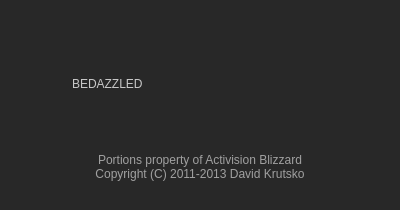
<?xml version="1.0" encoding="UTF-8"?>
<ui version="4.0">
 <class>DlgAbout</class>
 <widget class="QMainWindow" name="DlgAbout">
  <property name="geometry">
   <rect>
    <x>0</x>
    <y>0</y>
    <width>400</width>
    <height>210</height>
   </rect>
  </property>
  <property name="minimumSize">
   <size>
    <width>400</width>
    <height>210</height>
   </size>
  </property>
  <property name="maximumSize">
   <size>
    <width>400</width>
    <height>210</height>
   </size>
  </property>
  <property name="windowTitle">
   <string>About</string>
  </property>
  <property name="styleSheet">
   <string notr="true">#WidgetMain
{
	background: rgb(40, 40, 40);
}

#LabelTitle
{
	font: bold 18pt &quot;Segoe UI&quot;;
	color: rgb(200, 200, 200);
}

#LabelVersion
{
	font: 11pt &quot;Segoe UI&quot;;
	color: rgb(220, 220, 220);
}

#LabelAuthor
{
	font: 10pt &quot;Segoe UI&quot;;
	color: rgb(160, 160, 160);
}</string>
  </property>
  <widget class="QWidget" name="WidgetMain">
   <layout class="QGridLayout" name="LayoutMain">
    <property name="leftMargin">
     <number>0</number>
    </property>
    <property name="topMargin">
     <number>0</number>
    </property>
    <property name="rightMargin">
     <number>0</number>
    </property>
    <property name="bottomMargin">
     <number>12</number>
    </property>
    <item row="0" column="0">
     <widget class="QLabel" name="LabelHeader"/>
    </item>
    <item row="1" column="0">
     <widget class="QWidget" name="WidgetCenter" native="true">
      <layout class="QGridLayout" name="LayoutCenter">
       <property name="leftMargin">
        <number>12</number>
       </property>
       <property name="topMargin">
        <number>0</number>
       </property>
       <property name="rightMargin">
        <number>12</number>
       </property>
       <property name="bottomMargin">
        <number>0</number>
       </property>
       <property name="horizontalSpacing">
        <number>12</number>
       </property>
       <property name="verticalSpacing">
        <number>0</number>
       </property>
       <item row="0" column="0" rowspan="2">
        <widget class="QLabel" name="LabelIcon">
         <property name="minimumSize">
          <size>
           <width>48</width>
           <height>48</height>
          </size>
         </property>
         <property name="maximumSize">
          <size>
           <width>48</width>
           <height>48</height>
          </size>
         </property>
         <property name="pixmap">
          <pixmap resource="Resources.qrc">:/Images/About2.png</pixmap>
         </property>
        </widget>
       </item>
       <item row="0" column="1">
        <widget class="QLabel" name="LabelTitle">
         <property name="text">
          <string>BEDAZZLED</string>
         </property>
        </widget>
       </item>
       <item row="1" column="1">
        <widget class="QLabel" name="LabelVersion"/>
       </item>
      </layout>
     </widget>
    </item>
    <item row="2" column="0">
     <widget class="QLabel" name="LabelAuthor">
      <property name="text">
       <string>&lt;html&gt;&lt;head/&gt;&lt;body&gt;&lt;p&gt;Portions property of Activision Blizzard&lt;br/&gt;Copyright (C) 2011-2013 David Krutsko&lt;/p&gt;&lt;/body&gt;&lt;/html&gt;</string>
      </property>
      <property name="alignment">
       <set>Qt::AlignCenter</set>
      </property>
     </widget>
    </item>
   </layout>
  </widget>
 </widget>
 <resources>
  <include location="Resources.qrc"/>
 </resources>
 <connections/>
</ui>
